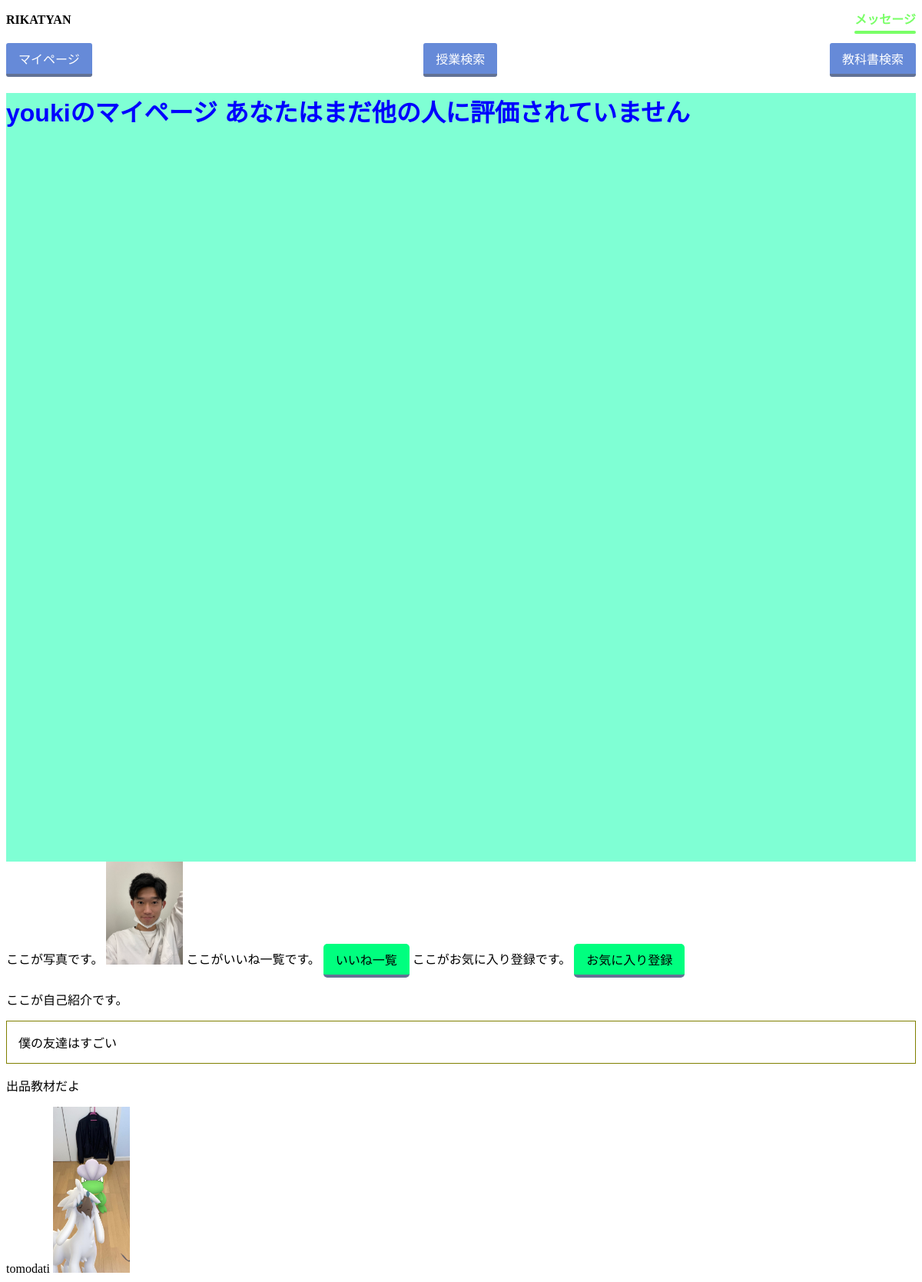
Page /mypage/4/ on the earlier database version.
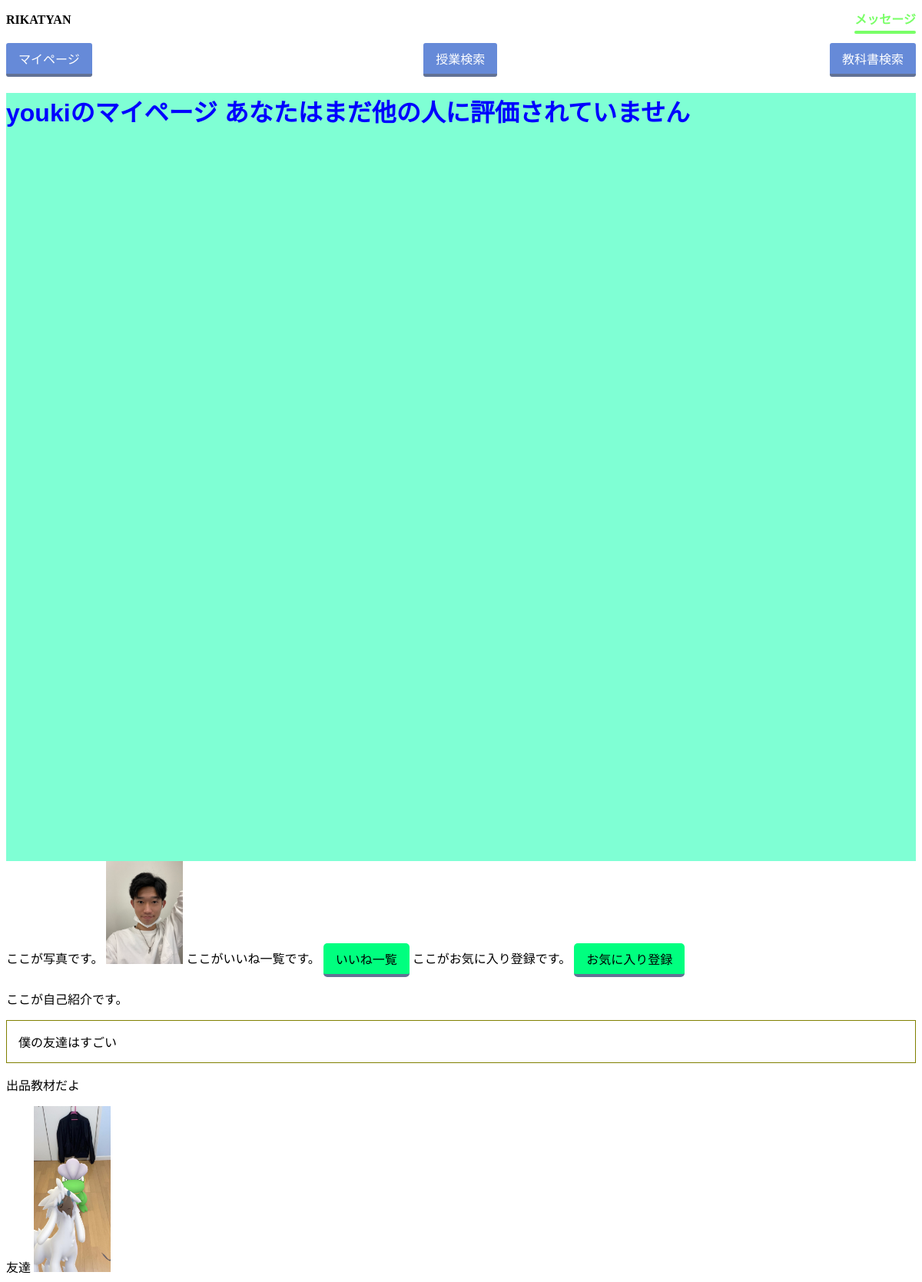
Same page on the later database version.
### users/models.py (models this page shows, shortened)
class Users(AbstractBaseUser, PermissionsMixin):
    user_id = models.AutoField(primary_key=True)
    username = models.CharField(verbose_name='username', max_length=10, unique=True, validators=[
                                MinLengthValidator(5,), RegexValidator(r'^[a-zA-Z0-9]*$',)])
    student_number = models.CharField(verbose_name='学籍番号', unique=True, max_length=7, validators=[
                                      MinLengthValidator(7,), RegexValidator(r'^[A-Z0-9]*$',)])
    email = models.EmailField(verbose_name='Email', max_length=50)
    image = models.ImageField(
        verbose_name='プロフィール画像', upload_to="src/users/static/users/image/", blank=True, null=True)
    user_comment = models.TextField(
        verbose_name='自己紹介', max_length=300, blank=True, null=True)  # 文字数？
    is_staff = models.BooleanField(default=False)
    is_admin = models.BooleanField(default=False)
    objects = MyUserManager()
    USERNAME_FIELD = 'username'
    REQUIRED_FIELDS = ['student_number']

class Texts(models.Model):
    text_id = models.AutoField(primary_key=True)
    user_id = models.ForeignKey(Users, on_delete=models.CASCADE)  # 外部キー
    class_id = models.ForeignKey(Classes, on_delete=models.CASCADE)  # 外部キー
    title = models.TextField(max_length=50)  # 文字数？商品名
    info = models.TextField(max_length=300)  # 文字数？　商品情報
    sold_flag = models.BooleanField()
    category = models.IntegerField(
        validators=[MinValueValidator(1), MaxValueValidator(6)])  # 数字は？カテゴリ
    state = models.IntegerField(
        validators=[MinValueValidator(1), MaxValueValidator(6)])  # 数字は?商品状態
    date = models.DateTimeField(default=timezone.now)  # レコード登録時の日本時間が保存
    days = models.IntegerField(
        validators=[MinValueValidator(1), MaxValueValidator(4)])  # 数字は？お渡しまでの日数
    image1 = models.ImageField(
        verbose_name='商品画像１', upload_to="src/textpage/static/textpage/image1/", blank=False, null=False)
    image2 = models.ImageField(
        verbose_name='商品画像２', upload_to="src/textpage/static/textpage/image2/", blank=True, null=True)
    image3 = models.ImageField(
        verbose_name='商品画像３', upload_to="src/textpage/static/textpage/image3/", blank=True, null=True)

### mypage/views.py (the view)
# urls.py: path('<int:pk>/', views.MypageView.as_view(), name='mypage'),
class MypageView(generic.DetailView):
    model = Users
    template_name = 'mypage/mypage.html'
    def get_context_data(self, **kwargs):
        context = super(MypageView, self).get_context_data(**kwargs)
        context.update({
            'texts_list': Texts.objects.all(),
            'ueval_avg': Uevals.objects.values('user_id').annotate(avg=models.Avg('eval'))
        })
        return context

### mypage/templates/mypage/mypage.html (shortened to what this page needs)
{% load static %}
<!DOCTYPE html>
    <head>
        <link href="{% static 'css/mypage.css' %}" rel="stylesheet">
        <link href="{% static 'classpages/head.css' %}" rel="stylesheet">
    </head>
    <body>
        {% include 'classpages/head.html' %}
        <div class="top">
            <h1>{{users.username}}のマイページ
                    {% if ueval_avg %}
                        {% for avg in ueval_avg %}
                            {{ avg.avg }}
                        {% endfor %}
                    {% else %}
                        あなたはまだ他の人に評価されていません
                    {% endif %}
        </div>
        <div>
            ここが写真です。
            {% if users.image %}
            <img src="{{users.image.url}}" width = 100px>
            {% endif %}
            ここがいいね一覧です。
            <a href="{% url 'like:like' user.user_id %}" class="button1">いいね一覧</a>
            ここがお気に入り登録です。
            <a href="{% url 'like:likely' user.user_id %}" class="button1">お気に入り登録</a>
            <p>ここが自己紹介です。</p>
            <div style="border: #808000 solid 1px; font-size: 100%; padding: 15px;">{{users.user_comment}}</div>
            <p>出品教材だよ</p>
            {% for text in texts_list %}
                {% if text.user_id.user_id == users.user_id %}
                    {{text.title}}
                    {% if text.image1 %}
                        <a href="{% url 'textpage:textpage' text.text_id%}"  alt="実装例" width="1200" height="814" class="aligncenter size-full wp-image-7509" >
                        <img src="{{text.image1.url}}" width = 100px></a>
                    {% endif %}
                {% endif %}
            {% endfor %}
        </div>
    </body>
</html>

### classpages/templates/classpages/head.html (shortened to what this page needs)
<div class="titlebar">
    <p class="RIKATYAN">RIKATYAN</p>
    <p class="message"><a href={% url 'message:message' user.user_id %} class="btn-border-bottom">メッセージ</a></p>
</div>
<div class="url">
    <p class="mypage"> <a href={% url 'mypage:mypage' user.user_id %} class="button"><span>マイページ</span></a></p>
    <p class="c_search"><a href = "/search" class="button"><span>授業検索</span></a></p>
    <p class="t_search"><a href = "/search" class="button"><span>教科書検索</span></a></p>
</div>

### mypage/static/css/mypage.css (style rules this page uses)
.top { width: 100%; height: 1000px; color: blue; background: aquamarine; font-family: 'Lucida Sans', 'Lucida Sans Regular', 'Lucida Grande', 'Lucida Sans Unicode', Geneva, Verdana, sans-serif; }
.RIKATYAN { display: table-cell; text-align: left; }
.message { display: table-cell; text-align: right; }
.titlebar { display: table; width: 100%; color:black; font-weight:bold; }
.mypage { display: table-cell; text-align: left; }
.c_search { display: table-cell; text-align: center; }
.t_search { display: table-cell; text-align: right; }
.button, .button1, .button2 { display: inline-block; padding: 0.5em 1em; text-decoration: none; background: #668ad8; color: #FFF; border-bottom: solid 4px #627295; border-radius: 3px; border-radius: 5px; }
.button1 { background: springgreen; color: black; }
.url { display: table; width: 100%; color:black; }

### classpages/static/classpages/head.css (style rules this page uses)
.RIKATYAN { display: table-cell; text-align: left; }
.message { display: table-cell; text-align: right; }
.titlebar { display: table; width: 100%; color:black; font-weight:bold; }
.mypage { display: table-cell; text-align: left; }
.c_search { display: table-cell; text-align: center; }
.t_search { display: table-cell; text-align: right; }
.button { display: inline-block; padding: 0.5em 1em; text-decoration: none; background: #668ad8; color: #FFF; border-bottom: solid 4px #627295; border-radius: 3px; }
.button span { display:inline-block; transition: .5s; }
.url { display: table; width: 100%; color:black; }
.btn-border-bottom { position: relative; display: inline-block; font-weight: bold; padding: 0.25em 0; text-decoration: none; color: #79ff67; }
.btn-border-bottom:before { position: absolute; content: ''; width: 100%; height: 4px; top:100%; left: 0; border-radius: 3px; background:#79ff67; transition: .2s; }

Differences in the rows shown:
removed Texts: title "tomodati", image1 (picture)
added Texts: title "友達", image1 (picture)
